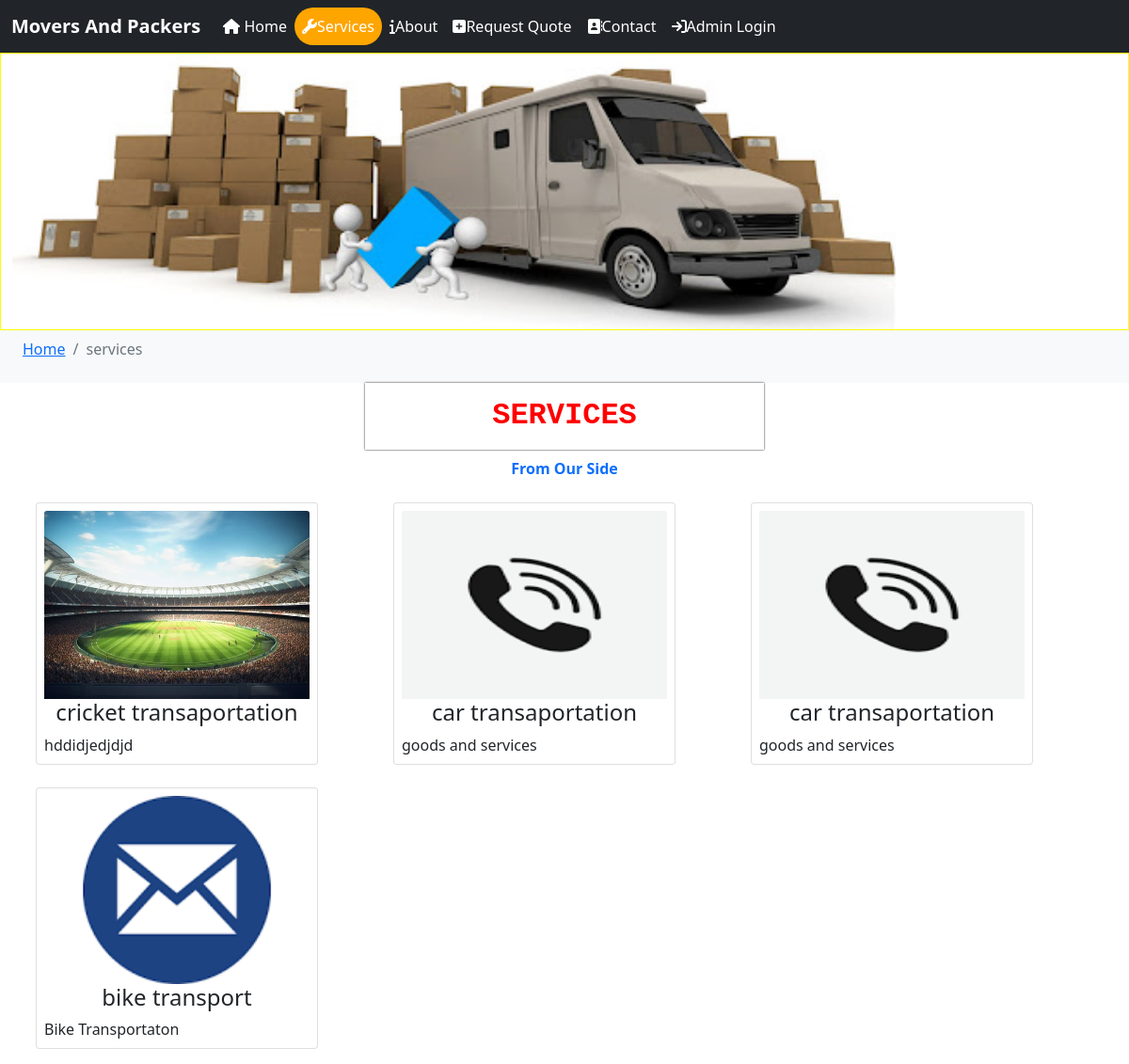
Page /show_services/ on the committed database.
### MoversPackers/models.py (models this page shows, shortened)
class Services(models.Model):
    title = models.CharField(max_length=100,null=True)
    discription = models.CharField(max_length=5000,null=True)
    image = models.FileField(null=True)
    creationdate = models.DateTimeField(auto_now_add=True)

### MoversPackers/views.py (the view)
# urls.py: path('show_services/',views.show_services,name='show_services'),
def show_services(request):
    services = Services.objects.all()
    return render(request, 'show_services.html',locals())

### MoversPackers/templates/show_services.html
{% extends 'index.html' %}
{% load static %}
{% block content1 %}
<header class="container-fluid" style="border : 1px solid yellow">
    <img src="{% static 'images/img1.jpg' %}" width="80%" class="img-responsive">
</header>
<nav aria-label="breadcrumb" class="bg-light p-1">
    <ol class="breadcrumb p-1">
        <li class="breadcrumb-item ms-3"><a href="{% url 'index' %}">Home</a></li>
        <li class="breadcrumb-item active" aria-current="page">services</li>
    </ol>
</nav>
<div class="container">
    <h3 class="text-center page-title">Services</h3>
    <p class="text-center text-primary mt-2 fw-bold">From Our Side</p>
    <div class="row">
        {% for s in services %}
        <div class="col-sm-4 p-2 mb-2">
            <div class="card p-2" style="width: 300px;">
                <img class="card-img-top" src="{{s.image.url}}" style="width: 100%; height: 200px;">
                <h4 class="card-title text-center">{{s.title}}</h4>
                <p class="card-text text-justify">{{s.discription}}</p>
            </div>
        </div>
        {% endfor %}
    </div>
</div>
{% endblock content1 %}

### MoversPackers/templates/index.html (shortened to what this page needs)
<!DOCTYPE html>
{% load static %}
<html lang="en">
<head>
    <link rel="stylesheet" href="{% static 'css/fontawesome.css' %}">
    <link rel="stylesheet" href="{% static 'css/bootstrap.css' %}">
    {% block css %}<link rel="stylesheet" href="{% static 'css/mystyle.css' %}">{% endblock css %}
</head>
<body>
    {% include 'header.html' %}
    {% block content1 %}{% endblock content1 %}
</body>
</html>

### MoversPackers/templates/header.html (shortened to what this page needs)
<nav class="navbar navbar-expand-sm bg-dark navbar-dark">
    <div class="container-fluid">
      <a class="navbar-brand" href="#">Movers And Packers</a>
      <div class="collapse navbar-collapse" id="collapsibleNavbar">
        <ul class="navbar-nav">
          <li class="nav-item">
            <a class="nav-link {% if request.path == '/' %} active {% endif %}"  href="/"><i class="fa fa-home"></i> Home</a>
          </li>
          <li class="nav-item">
            <a class="nav-link {% if request.path == '/show_services/' %} active {% endif %}"  href="{% url 'show_services' %}"><i class="fa fa-wrench"></i>Services</a>
          </li>
          <li class="nav-item">
            <a class="nav-link {% if request.path == '/about/' %} active {% endif %}"  href="{% url 'about' %}"><i class="fa fa-info"></i>About</a>
          </li>
          <li class="nav-item">
            <a class="nav-link {% if request.path == '/request_quote/' %} active {% endif %}"  href="{% url 'request_quote' %}"><i class="fa fa-plus-square"></i>Request Quote</a>
          </li>
          <li class="nav-item">
            <a class="nav-link {% if request.path == '/contact/' %} active {% endif %}"  href="{% url 'contact' %}"><i class="fa fa-address-book"></i>Contact</a>
          </li>
          <li class="nav-item">
            <a class="nav-link {% if request.path == '/admin_login/' %} active {% endif %}"  href="{% url 'admin_login' %}"><i class="fa fa-sign-in"></i>Admin Login</a>
          </li>
        </ul>
      </div>
    </div>
  </nav>

### MoversPackers/static/css/mystyle.css (style rules this page uses)
.nav-link { color: white !important; }
.navbar-brand { font-weight: bold; }
.nav-item .active { background-color: orange; border-radius: 30px; }
.page-title { color: red; font-size: 2em; font-weight: bold; font-family:'Courier New', Courier, monospace; padding: .5em 1em; box-shadow: 0px 0px 2px #111; width: 38%; margin: 0 auto; text-transform: uppercase; }

### rows in the picture
Services: image (picture), title "cricket transaportation", discription "hddidjedjdjd"
Services: image (picture), title "car transaportation", discription "goods and services"
Services: image (picture), title "car transaportation", discription "goods and services"
Services: image (picture), title "bike transport", discription "Bike Transportaton"
